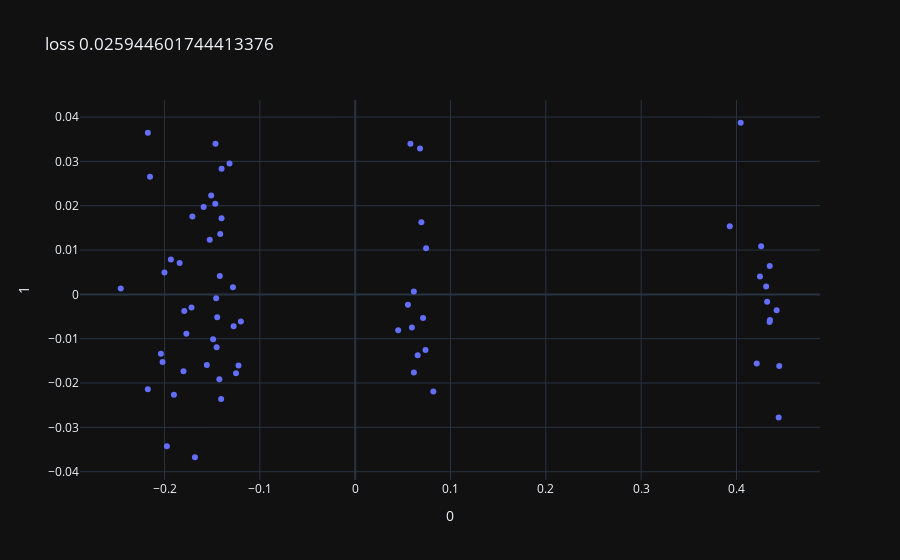
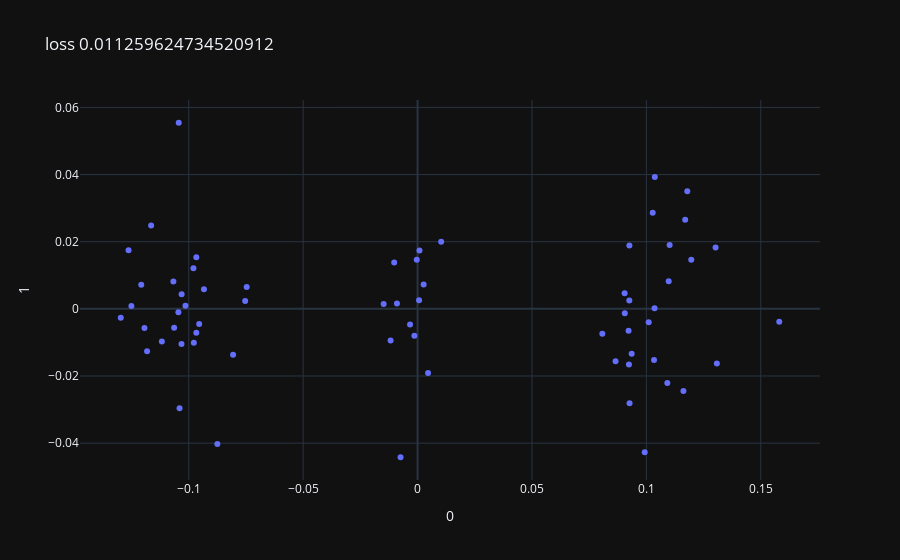
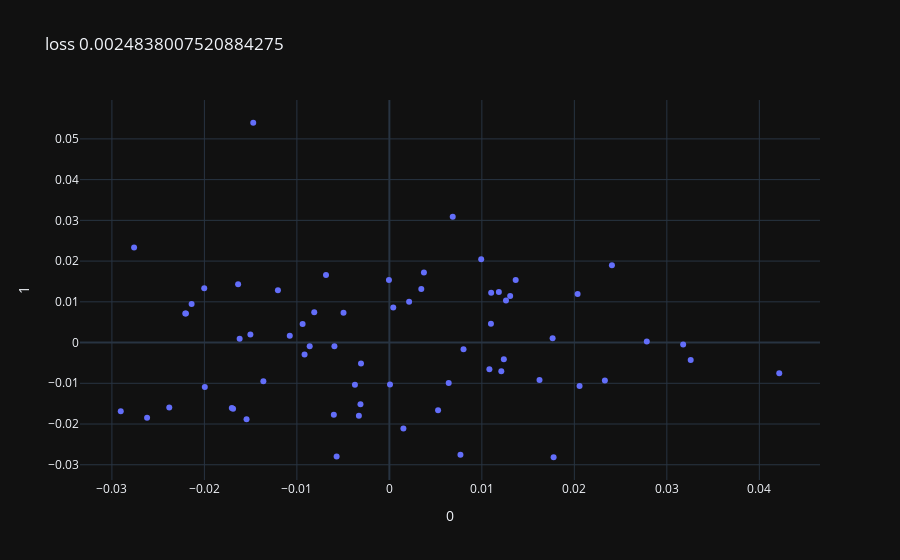
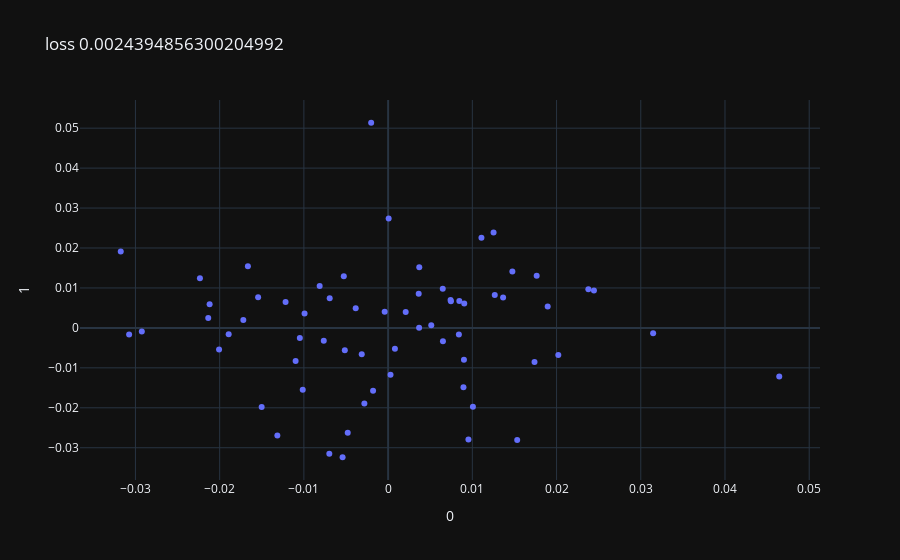

Source (notebook cell) for these figures, in order:
### Code cell
import torch
from regressionFlow.utils import truncated_normal, standard_normal_logprob, standard_laplace_logprob
import plotly.express as px
from sklearn.decomposition import PCA

def plotTheta(theta,loss):
    X = theta.detach().numpy().reshape(65,5)

    pca = PCA(n_components=2)
    components = pca.fit_transform(X)

    fig = px.scatter(components, x=0, y=1,title=f'loss {loss}')
    fig.show()

# flow hypernetwork with norm loss
def experiment_flow2(flow, opt,n):
    support = torch.randn(5,65)
    for i in range(n):
        x = support
        y = flow.sample_gaussian((*x.shape, flow.input_dim), None, flow.gpu)
        opt.zero_grad()
        x = flow.hyper(x)
        target_networks_weights = flow.point_cnf(y, x, reverse=True).view(*y.size())

        loss = torch.norm(torch.flatten(target_networks_weights))

        if i % 100 == 0:
            print(loss)
            plotTheta(target_networks_weights,loss)
        loss.backward()
        opt.step()

experiment_flow2(flow,opt,10000)
